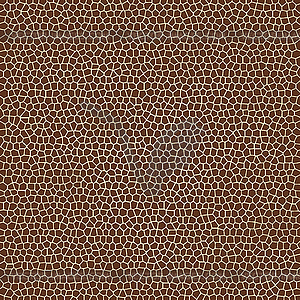
#> input picture textures/leather.jpg, 300 x 300 px; its folder holds only this picture in this run
$ python lab7.py
#> lines starting #> are read from the running program, lines starting #| are printed output that depends on the picture
### texture.py
import numpy as np
from matplotlib import pyplot as plt


def inside(np_image, x, y):
    return 0 <= x < np_image.shape[1] and 0 <= y < np_image.shape[0]


def get_matrix(np_image: np.ndarray, d, diag=False):
    matrix = np.zeros((256, 256))

    def add(x1, y1, x2, y2):
        if inside(np_image, x1, y1) and inside(np_image, x2, y2):
            matrix[np_image[y1, x1], np_image[y2, x2]] += 1

    for y in range(np_image.shape[0]):
        for x in range(np_image.shape[1]):
            if diag:
                add(x, y, x - d, y - d)
                add(x, y, x - d, y + d)
                add(x, y, x + d, y - d)
                add(x, y, x + d, y + d)
            else:
                add(x, y, x - d, y)
                add(x, y, x + d, y)
                add(x, y, x, y - d)
                add(x, y, x, y + d)
    return matrix


# [36 lines left out: functions log_contrast, corr, save_histogram, not called in this run]

### lab7.py
from pathlib import Path

import numpy as np
from PIL import Image

from texture import get_matrix, log_contrast, corr, save_histogram


def lab7():
    textures_dir = Path('textures')
    output_dir = Path('reports/lab7/')
    output_dir.mkdir(exist_ok=True)
    for texture_path in textures_dir.iterdir():
        name = texture_path.name.split('.')[0]

        image = Image.open(str(texture_path)).convert('L')
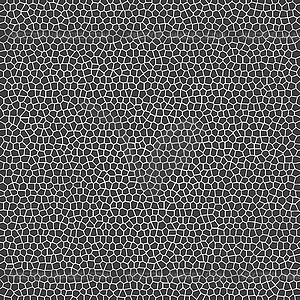
#> image: PIL image 300x300 L; min 0, max 255, mean 97
        np_image = np.asarray(image, dtype=np.uint8)
        image.save(str(output_dir / f'original.{name}.bmp'))
        np_matrix = get_matrix(np_image, d=1, diag=True)
        np_matrix = 512 * np_matrix / np_matrix.max()
        matrix = Image.fromarray(np_matrix).convert('L')
        matrix.save(str(output_dir / f'matrix.{name}.bmp'))

        np_contrasted_image = log_contrast(np_image)
        contrasted_image = Image.fromarray(np_contrasted_image).convert('L')
        contrasted_image.save(str(output_dir / f'contrasted.{name}.bmp'))
        np_contrasted_matrix = get_matrix(np_contrasted_image, d=1, diag=True)
        np_contrasted_matrix = 512 * np_contrasted_matrix / np_contrasted_matrix.max()
        contrasted_matrix = Image.fromarray(np_contrasted_matrix).convert('L')
        contrasted_matrix.save(str(output_dir / f'contrasted-matrix.{name}.bmp'))
        print(name, corr(np_matrix), corr(np_contrasted_matrix))

        save_histogram(np_image.flatten(), output_dir / f'histogram.{name}.png')
        save_histogram(np_contrasted_image.flatten(), output_dir / f'contrasted-histogram.{name}.png')


if __name__ == '__main__':
#> (the run stopped early here; a loop or call above may not have finished)
